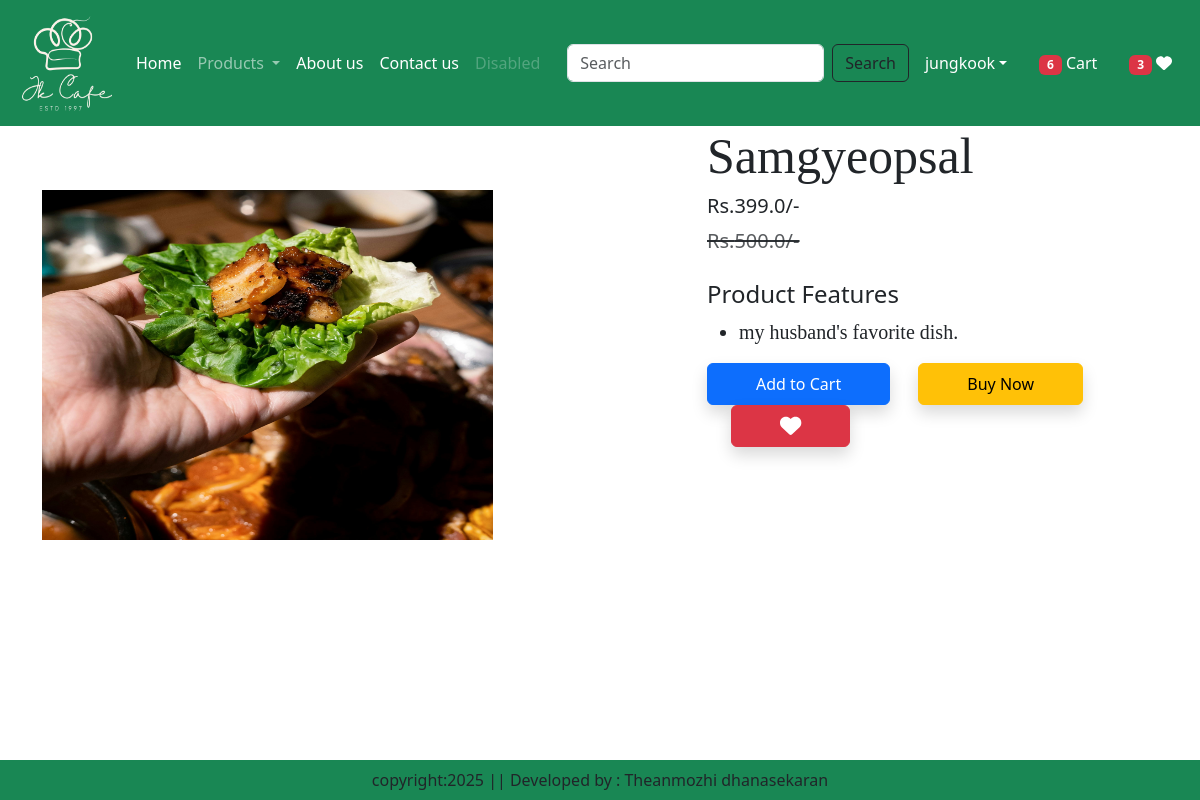
The app's page /product-detail/2/ (signed in) with its own data.
### app/models.py (models this page shows, shortened)
class Product(models.Model):
    title=models.CharField(max_length=100)
    selling_price=models.FloatField()
    discounted_price=models.FloatField()
    description=models.TextField()
    composition=models.TextField(default='')
    proadapp=models.TextField(default='')
    category=models.CharField(choices=CATEGORY_CHOICES,max_length=2)
    product_image=models.ImageField(upload_to='product')

### app/views.py (the view)
# urls.py: path('product-detail/<int:pk>/',views.ProductDetail.as_view(),name='product-detail'),
class ProductDetail(View):
    def get(self,request,pk):
        product=Product.objects.get(pk=pk)
        wishlist=Wishlist.objects.filter(Q(product=product)&Q(user=request.user))
        totalitem=0
        wishitem=0
        if request.user.is_authenticated:
            totalitem=len(Cart.objects.filter(user=request.user))
            wishitem=len(Wishlist.objects.filter(user=request.user))
        return render(request,'app/productdetail.html',locals())

### app/templates/app/productdetail.html (shortened to what this page needs)
{% extends 'app/base.html' %}
{%load static %}
{% block main-content %}
    <div class="container">
        <div class="row flex justify-content-between">
            <div class="img2 col-lg-5 mt-5">
                <img src="{{product.product_image.url}}" class="image col-xs-6 col-sm-12 col-lg-12 mt-3 text-sm-center w-100 h-75" alt=""/>
            </div>
            <div class="product-detail col-lg-5">
                <h1 style="font-family: Georgia; font-size: 50px;">{{product.title}}</h1>
                <h5>Rs.{{product.discounted_price}}/-</h5>
                <small class="text-decoration-line-through text-muted fs-5"><del>Rs.{{product.selling_price}}/-</del></small>
                <br><br><h4>Product Features</h4>
                <ul class="fs-5" style="font-family: Rajdhani;">
                    <li>{{product.description}}</li>
                </ul>
                <form action="/add-to-cart" class="d-inline">
                    <button type="submit" class=" btn btn-primary  shadow px-5 py-2">Add to Cart</button>
                </form>
                <a href="{% url 'showcart' %}" class="btn btn-warning shadow px-5 py-2 ms-4">Buy Now</a>
                {% if wishlist %}
                <a pid="{{  product.id  }}"  class="minus-wishlist btn btn-danger shadow px-5 py-2 ms-4"><i class="fas fa-heart fa-lg"></i> </a>
                {% else %}
                <a pid="{{  product.id    }}"   class="plus-wishlist btn btn-success shadow px-5 py-2 ms-4"><i class="fas fa-heart fa-lg"></i></a>
                {% endif %}
                </div>
            </div>
        </div>
{% endblock main-content %}

### app/templates/app/base.html (shortened to what this page needs)
<!DOCTYPE html>
<html lang="en">
<head>
{% load static %}
    <link href="https://cdn.jsdelivr.net/npm/bootstrap@5.3.6/dist/css/bootstrap.min.css" rel="stylesheet">
    <link rel="stylesheet" href ="{%static 'css/owl.carousel.min.css'%}"/>
    <link rel="stylesheet" href ="{%static 'css/all.min.css'%}"/>
    <link rel="stylesheet" href ="{%static 'css/style.css'%}"/>
</head>
<body>
    <nav class="navbar navbar-expand-lg navbar-dark bg-success">
        <div class="container-fluid">
            <a class="navbar-brand" href="#">
                <img src="{% static 'images/jk_cafe.png'%}" width="100" height="100"/>
            </a>
            <div class="collapse navbar-collapse" id="navbarSupportedContent">
                <ul class="navbar-nav me-auto mb-2 mb-lg-0">
                    {% if request.user.is_authenticated%}
                    <li class="nav-item">
                        <a class="nav-link active" aria-current="page" href="/">Home</a>
                    </li>
                    <li class="nav-item dropdown">
                        <a class="nav-link dropdown-toggle" href="#" role="button" data-bs-toggle="dropdown" aria-expanded="false">
                        Products
                        </a>
                    </li>
                    <li class="nav-item">
                        <a class="nav-link text-white" href="{% url 'about' %}">About us</a>
                    </li>
                    <li class="nav-item">
                        <a class="nav-link text-white" href="{% url 'contact' %}">Contact us</a>
                    </li>
                    <li class="nav-item">
                        <a class="nav-link disabled" aria-disabled="true">Disabled</a>
                    </li>
                </ul>
                <form class="d-flex" role="search" action="/search">
                    <input class="form-control me-2" type="search" placeholder="Search"  name="search" aria-label="Search"/>
                    <button class="btn btn-outline-dark" type="submit">Search</button>
                </form>
            </div>
            <ul class="navbar-nav me-auto mb-2 mb-lg-0">
                <li class="nav-item dropdown mx-2">
                    <a class="nav-link dropdown-toggle text-white" href="#" id="profileDropdown" role="button" data-bs-toggle="dropdown" aria-expanded="false">{{user}}</a>
                </li>
                <li class="nav-item mx-2">
                    <a href="{% url 'showcart' %}" class="nav-link text-white"><span class="badge bg-danger">{% if totalitem > 0 %}
                        {{totalitem}} {% endif %} </span> Cart</a>
                </li>
                <li class="nav-item mx-2">
                    <a href="{% url 'showwishlist' %}" class="nav-link text-white"><span class="badge bg-danger">{% if wishitem > 0 %}
                        {{wishitem}} {% endif %} </span>    <i class="fa fa-heart"></i></a>
                </li>
                {% endif %}
            </ul>
        </div>
    </nav>
    {% block main-content %}{% endblock main-content %}
    <footer class="container-fluid  fixed-bottom bg-success text-center  p-2  mt-5">
        copyright:2025 || Developed by : Theanmozhi dhanasekaran
    </footer>
</body>
</html>

### records on screen
Product: product_image (picture), title "Samgyeopsal", discounted_price "399.0", selling_price "500.0", description "my husband's favorite dish."

### other values on screen
{{ user }} "jungkook"
{{ totalitem }} "6"
{{ wishitem }} "3"
